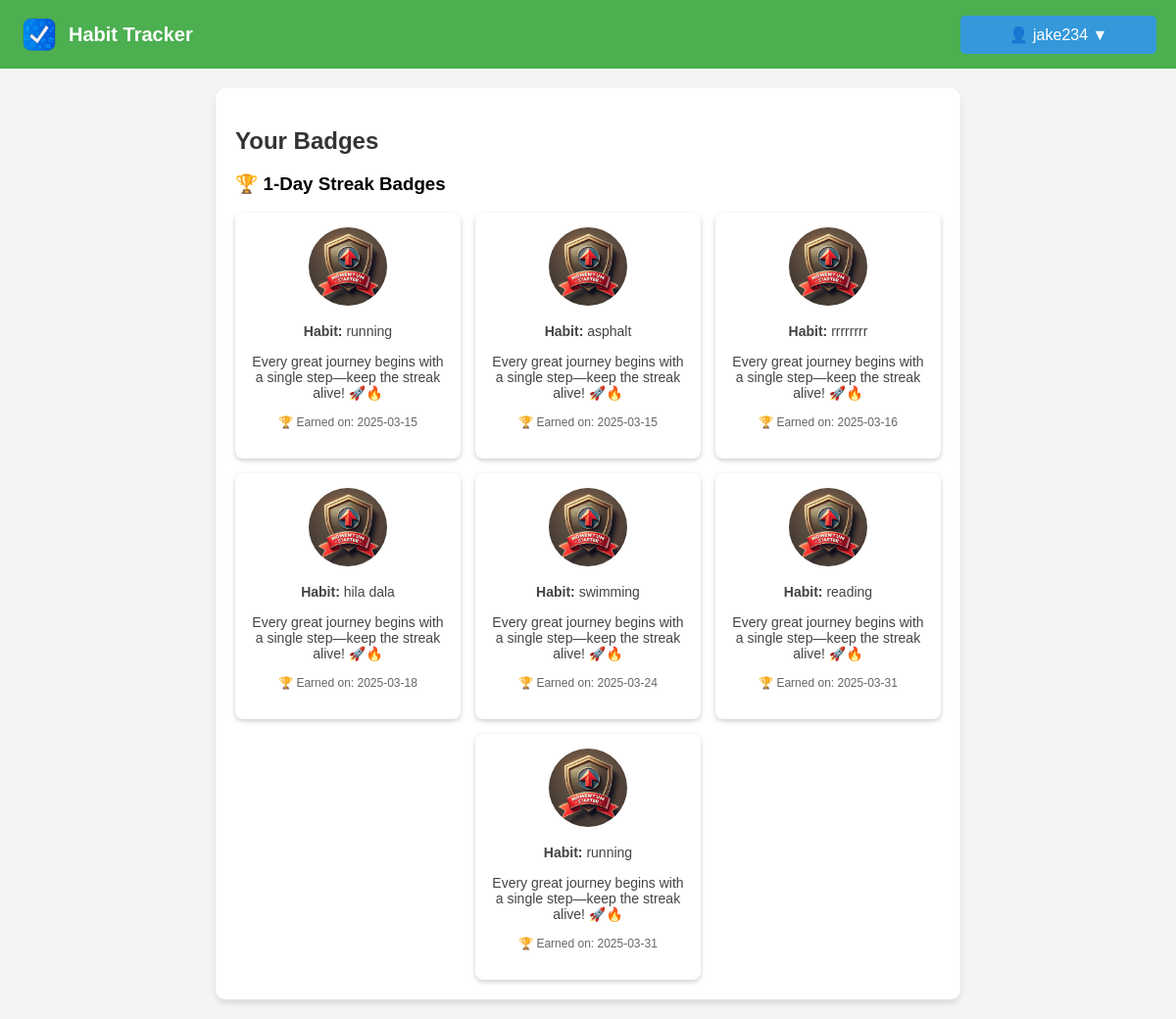
The app's page /badges (signed in), older data.
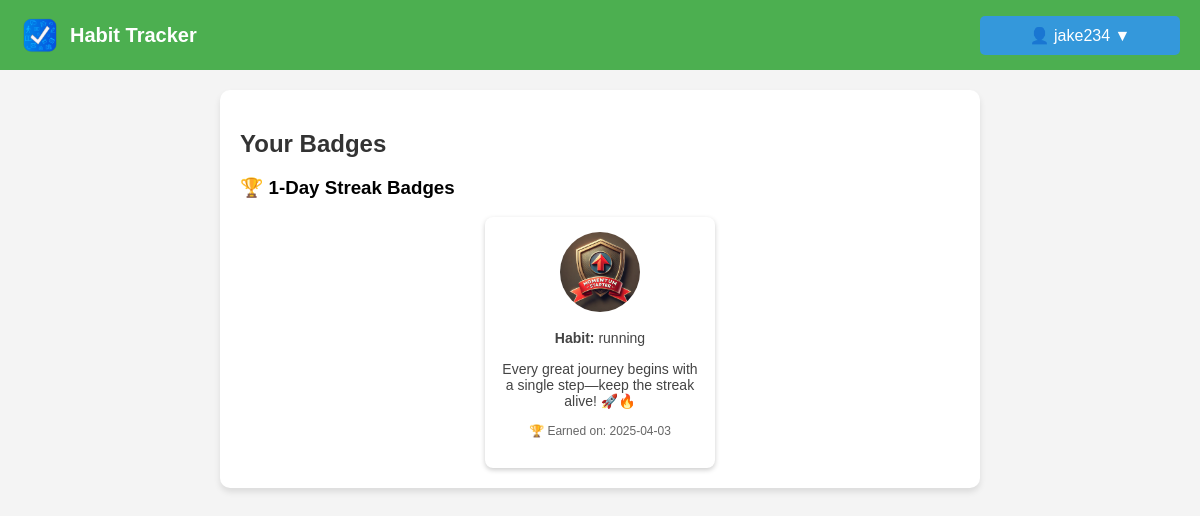
The same page, newer data.
### models.py (models this page shows, shortened)
class UserBadge(db.Model):
    id = db.Column(db.Integer, primary_key=True)
    user_id = db.Column(db.Integer, db.ForeignKey('user.id'), nullable=False)
    habit_id = db.Column(db.Integer, db.ForeignKey('activity.id'), nullable=False)
    habit_name = db.Column(db.String(100))  # New column to store habit name
    badge_id = db.Column(db.Integer, db.ForeignKey('badge.id'), nullable=False)
    awarded_at = db.Column(db.DateTime, default=datetime.utcnow)
    user = db.relationship('User', backref=db.backref('earned_badges', lazy=True))
    badge = db.relationship('Badge', backref=db.backref('awarded_to', lazy=True))

class Badge(db.Model):
    id = db.Column(db.Integer, primary_key=True)
    name = db.Column(db.String(100), nullable=False, unique=True)  # Badge name
    description = db.Column(db.Text, nullable=True)  # Description
    streak_required = db.Column(db.Integer, nullable=False)  # Streak condition
    created_at = db.Column(db.DateTime, default=datetime.utcnow)
    image_filename = db.Column(db.String(255), nullable=False)

class Activity(db.Model):
    id = db.Column(db.Integer, primary_key=True)
    name = db.Column(db.String(120), nullable=False)
    user_id = db.Column(db.Integer, db.ForeignKey('user.id'), nullable=False)
    streak = db.Column(db.Integer, default=0)
    highest_streak = db.Column(db.Integer, default=0)
    days_completed = db.Column(db.Integer, default=0)
    last_completed = db.Column(db.DateTime, default=None)
    date_added = db.Column(db.Date, default=datetime.utcnow)
    status = db.Column(db.String(10), default='active')
    reminder_time = db.Column(db.Time, nullable=True)

### routes.py (the view)
@main_bp.route('/badges')
def badges():
    if 'user_id' not in session:
        flash("You need to log in first.", "danger")
        return redirect(url_for('main.login'))
    user_id = session['user_id']
    user_badges = UserBadge.query.filter_by(user_id=user_id).all()
    for badge in user_badges:
        badge.badge.name_escaped = json.dumps(badge.badge.name)
        badge.badge.description_escaped = json.dumps(badge.badge.description)
        badge.habit = Activity.query.get(badge.habit_id)
    streak_groups = {
        360: [],
        180: [],
        30: [],
        7: [],
        1: []
    }
    for badge in user_badges:
        if badge.badge and badge.badge.streak_required:
            if badge.badge.streak_required in streak_groups:
                streak_groups[badge.badge.streak_required].append(badge)
    sorted_streak_groups = {
        k: streak_groups[k] for k in sorted(streak_groups.keys(), reverse=True)
    }
    return render_template(
        'badges.html',
        username=session['username'],
        streak_groups=sorted_streak_groups
    )

### templates/badges.html (shortened to what this page needs)
<!DOCTYPE html>
<html lang="en">
  <head>
    <link
      rel="stylesheet"
      href="{{ url_for('static', filename='styles.css') }}"
    />
  </head>
  <body>
    <nav class="navbar">
      <div class="logo">
        <img
          src="{{ url_for('static', filename='logo.png') }}"
          alt="Habit Tracker Logo"
        />
        <span class="app-name">Habit Tracker</span>
      </div>
      <div class="nav-buttons">
        <div class="dropdown">
          <button class="dropbtn">👤 {{ session['username'] }} ▼</button>
        </div>
      </div>
    </nav>
    <div class="container">
      <h2>Your Badges</h2>
      {% if streak_groups %} {% for streak, badges in streak_groups.items() %}
      {% if badges %}
      <div class="badge-group">
        <h3>🏆 {{ streak }}-Day Streak Badges</h3>
        <div class="badge-grid">
          {% for badge in badges %}
          <div
            class="badge-card"
            onclick="openBadgeModal(
                      '{{ badge.badge.name }}',
                      '{{ badge.badge.description }}',
                      '{{ url_for('static', filename='badges/' + badge.badge.image_filename) }}',
                      '{% if badge.habit %}{{ badge.habit.name }}{% else %}{{ badge.habit_name }}{% endif %}'
                    )"
          >
            <img
              src="{{ url_for('static', filename='badges/' + badge.badge.image_filename) }}"
              alt="{{ badge.badge.name }}"
              title="{{ badge.badge.name }}"
              class="badge-img"
            />
            <p>
              <strong>Habit:</strong>
              {% if badge.habit %} {{ badge.habit.name }} {% else %} {{
              badge.habit_name }} {% endif %}
            </p>
            <p>{{ badge.badge.description }}</p>
            <p class="badge-earned">
              🏆 Earned on: {{ badge.awarded_at.strftime('%Y-%m-%d') }}
            </p>
          </div>
          {% endfor %}
        </div>
      </div>
      {% endif %} {% endfor %} {% else %}
      <p>
        No badges earned yet. Keep tracking your habits to unlock achievements!
      </p>
      {% endif %}
    </div>
  </body>
</html>

### static/styles.css (style rules this page uses)
body { margin: 0; padding: 0; font-family: Arial, sans-serif; background-color: #f4f4f4; }
.navbar { display: flex; justify-content: space-between; align-items: center; background-color: #4CAF50; padding: 15px 20px; color: white; }
.logo { display: flex; align-items: center; }
.logo img { width: 40px; height: 40px; margin-right: 10px; }
.app-name { font-size: 20px; font-weight: bold; }
.dropbtn { background-color: #3498db; color: white; padding: 10px 16px; font-size: 16px; border: none; cursor: pointer; border-radius: 5px; }
.dropdown { position: relative; display: inline-block; }
.container { width: 60%; margin: 20px auto; padding: 20px; background: white; box-shadow: 0px 4px 6px rgba(0, 0, 0, 0.1); border-radius: 10px; }
h2 { color: #333; margin-bottom: 15px; }
button { padding: 8px 12px; width: 200px; border: none; border-radius: 5px; font-size: 14px; cursor: pointer; transition: 0.3s ease-in-out; }
p { font-size: 14px; color: #444; margin-bottom: 15px; }
.badge-earned { font-size: 12px; color: #666; }
.badge-grid { display: flex; flex-wrap: wrap; gap: 15px; justify-content: center; }
.badge-card { background: #fff; padding: 15px; border-radius: 8px; box-shadow: 0 2px 5px rgba(0, 0, 0, 0.2); text-align: center; width: 200px; cursor: pointer; transition: transform 0.2s; }
.badge-img { width: 80px; height: 80px; border-radius: 50%; }

Row changes from the older to the newer data that the page shows:
removed UserBadge: image_filename (picture), habit_name "running", badge.description "Every great journey begins with a single step—keep the streak alive! 🚀🔥", awarded_at "2025-03-15"
removed UserBadge: image_filename (picture), habit_name "asphalt", badge.description "Every great journey begins with a single step—keep the streak alive! 🚀🔥", awarded_at "2025-03-15"
removed UserBadge: image_filename (picture), habit_name "rrrrrrrr", badge.description "Every great journey begins with a single step—keep the streak alive! 🚀🔥", awarded_at "2025-03-16"
removed UserBadge: image_filename (picture), habit_name "hila dala", badge.description "Every great journey begins with a single step—keep the streak alive! 🚀🔥", awarded_at "2025-03-18"
removed UserBadge: image_filename (picture), habit.name "swimming", badge.description "Every great journey begins with a single step—keep the streak alive! 🚀🔥", awarded_at "2025-03-24"
removed UserBadge: image_filename (picture), habit.name "reading", badge.description "Every great journey begins with a single step—keep the streak alive! 🚀🔥", awarded_at "2025-03-31"
removed UserBadge: image_filename (picture), habit.name "running", badge.description "Every great journey begins with a single step—keep the streak alive! 🚀🔥", awarded_at "2025-03-31"
now on this page (row edited): UserBadge: image_filename (picture), habit.name "running", badge.description "Every great journey begins with a single step—keep the streak alive! 🚀🔥", awarded_at "2025-04-03"
